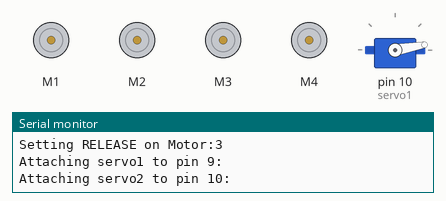
The sketch below on a simulated Arduino Uno, built with avr-gcc and run on an emulated ATmega328P. On the bench: 4 × DC motor (green arrow = forward, orange = backward, longer = faster), servo, the last lines printed to the serial monitor.

Above: at 0.2 s.
At 8.2 s:
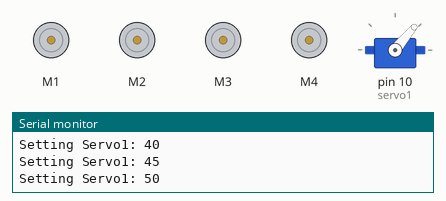
At 17.2 s:
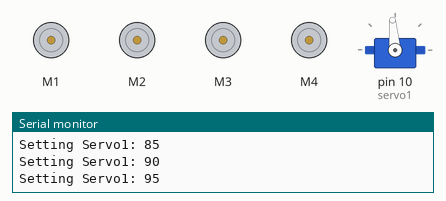
At 34.2 s:
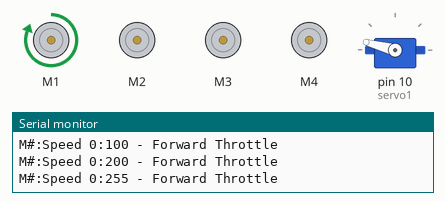
Timing chart, 0 to 40.0 s (numbered marks = the images above):
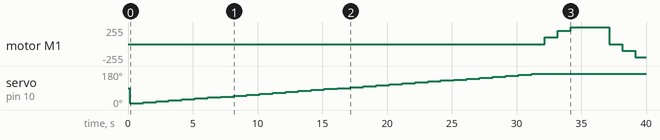

The sketch:

SainSmartMotorShield.ino
```cpp
// (licence header left out)
#include <AFMotor.h>
#include <Servo.h>

// DC motor on M2
AF_DCMotor motor1(1);
AF_DCMotor motor2(2);
AF_DCMotor motor3(3);
AF_DCMotor motor4(4);
AF_DCMotor Motors[4] = {motor1, motor2, motor3, motor4};
Servo servo1;
Servo servo2;

#define ACCELLERATION_INCREMENT 100
#define DEADZONE_PLUSMINUS 50
#define DEBUG 1

void setup() {
  Serial.begin(9600);           // set up Serial library at 9600 bps
  Serial.println("SainSmartMotorShield.ino v1.0");

  for (int x = 0; x < 4; x++)
  {
    if (DEBUG)
    {
      Serial.print("Setting RELEASE on Motor:");
      Serial.println(x);
    }
    Motors[x].run(RELEASE);
  }

  // turn on servo
  servo1.attach(9);
  servo1.attach(10);
  if (DEBUG)
  {
    Serial.println("Attaching servo1 to pin 9:");
    Serial.println("Attaching servo2 to pin 10:");
  }
}

int i;

// Test the DC motor, stepper and servo ALL AT ONCE!
void loop()
{

  //Serial.println("Setting Servo1: fwd");
  //servo1.write(10);
  //delay(3000);
  //Serial.println("Setting Servo1: off");
  //servo1.write(94);
  //delay(3000);
  //Serial.println("Setting Servo1: backwards");
  //servo1.write(170);
  //delay(1000);
  //Servo1 forward/backward
  int x = 0;
  for (x = 10; x < 170; x+=5)
  {
    servo1.write(x);
    if (DEBUG)
    {
      Serial.print("Setting Servo1: ");
      Serial.println(x);
    }
    delay(1000);
  }


  //M1 forward/backward
  for (int x=0; x<5; x++)
  {
    SetMotor(0, 255);
    delay(1000);
  }
  for (int x=0; x<5; x++)
  {
    SetMotor(0, -255);
    delay(1000);
  }
  SetMotor(0, 0);

  //M2 forward/backward
  for (int x=0; x<5; x++)
  {
    SetMotor(1, 255);
    delay(500);
  }
  for (int x=0; x<5; x++)
  {
    SetMotor(1, -255);
    delay(500);
  }
  SetMotor(1, 0);

  //M3 forward/backward
  for (int x=0; x<5; x++)
  {
    SetMotor(2, 255);
    delay(500);
  }
  for (int x=0; x<5; x++)
  {
    SetMotor(2, -255);
    delay(500);
  }
  SetMotor(2, 0);

  //M4 forward/backward
  for (int x=0; x<5; x++)
  {
    SetMotor(3, 255);
    delay(500);
  }
  for (int x=0; x<5; x++)
  {
    SetMotor(3, -255);
    delay(500);
  }
  SetMotor(3, 0);
  /*
  motor2.run(FORWARD);
  for (i=0; i<255; i++) {
    motor2.setSpeed(i);
    delay(30);
 }

  for (i=255; i!=0; i--) {
    motor2.setSpeed(i);
    delay(3);
 }

  motor2.run(BACKWARD);
  for (i=0; i<255; i++) {
    motor2.setSpeed(i);
    delay(30);
 }

  for (i=255; i!=0; i--) {
    motor2.setSpeed(i);
    delay(3);
 }
 */
}

/******************************************************************************
*FUNCTION NAME:   Setmotor
*
*  DESCRIPTION:   This function works with the motors connected to the Sain-
*                 smart motor shield.  Additional features:
*                  - Stops between positive/negative throttle values.
*                  - Increments/decrements to set value on consecutive calls
*                    based on global parameter specified.
*                  - Ignores consecutive calls
*                  - Has serial debug support through global variable
*
*       INPUTS:   int MotorNumber = 0 to 3 referring to physical M1-4 shield designation
*                 unsigned int Speed = -255 to +255 determining throttle and direction
*
*      OUTPUTS:
*
*  RETURN VALUE:
*
*         NOTES:
*
* -DATE-----NAME-----REVISION HISTORY
* 1/11/16   KLK      Rev A
******************************************************************************/
void SetMotor(int motor, int value)
{
  //update only if needed to, but incrementally
  //this code keeps a condition of full throttl forward
  //to full throttle reverse, for example, from happening
  //without intermediate call(s) to slow down/stop the motor.
  //we were snapping hubs on Mongster3wheeled
  boolean shouldUpdate = false;
  static int lastValue[4] = {0, 0, 0, 0};
  if (value > lastValue[motor]) //ramping up
  {
    shouldUpdate = true;
    if (lastValue[motor] < 0 && value >= 0) //if switching directions, go to 0 value rather than ramp down
    {
      lastValue[motor] = 0;
    }
    else
    {
      lastValue[motor] += ACCELLERATION_INCREMENT;
    }
    if (lastValue[motor] > value)  //don't increment past intended set value
    {
      lastValue[motor] = value;
    }
  }
  else if (value < lastValue[motor])  //ramping down
  {
    shouldUpdate = true;
    if (lastValue[motor] > 0 && value <= 0) //if switching directions, go to 0 value rather than ramp down
    {
      lastValue[motor] = 0;
    }
    else
    {
      lastValue[motor] -= ACCELLERATION_INCREMENT;
    }
    if (lastValue[motor] < value) //don't increment past intended set value
    {
      lastValue[motor] = value;
    }
  }
  else  //same value as previous set - skip it
  {
    shouldUpdate = false;
  }

  //don't make identical calls, else update
  if (shouldUpdate == true)
  {
    if (lastValue[motor] < DEADZONE_PLUSMINUS && lastValue[motor] > -DEADZONE_PLUSMINUS)
    {
      Motors[motor].run(BACKWARD);
      Motors[motor].setSpeed(0);
      if (DEBUG)
      {
        Serial.print("M#:Speed ");
        Serial.print(motor);
        Serial.print(":");
        Serial.print(lastValue[motor]);
        Serial.println(" - DeadZone setting 0");
      }
    }
    else if (lastValue[motor] > 0)
    {
      Motors[motor].run(FORWARD);
      Motors[motor].setSpeed(lastValue[motor]);
      if (DEBUG)
      {
        Serial.print("M#:Speed ");
        Serial.print(motor);
        Serial.print(":");
        Serial.print(lastValue[motor]);
        Serial.println(" - Forward Throttle");
      }
    }
    else if (lastValue[motor] < 0)
    {
      int tmpValue = lastValue[motor] * -1;
      Motors[motor].run(BACKWARD);
      Motors[motor].setSpeed(tmpValue);
      if (DEBUG)
      {
        Serial.print("M#:Speed ");
        Serial.print(motor);
        Serial.print(":");
        Serial.print(tmpValue);
        Serial.println(" - Backward Throttle");
      }
    }
  }
  else
  {
    if (DEBUG)
    {
      Serial.print("M#:Speed ");
      Serial.print(motor);
      Serial.print(":");
      Serial.print(lastValue[motor]);
      Serial.println(" - Skipped redundant setting");
    }
  }
}
```

Measured:
- by itself, motor M1: rises from stopped to forward 255/255 in 2.0 s, then falls to backward 200/255 in 5.0 s
- by itself, servo on pin 10 (servo1): 90° → 10° at 0.14 s, → 15° 1.0 s later, → 20° 1.0 s later, → 25° 1.0 s later, … (32 changes in this stretch)
